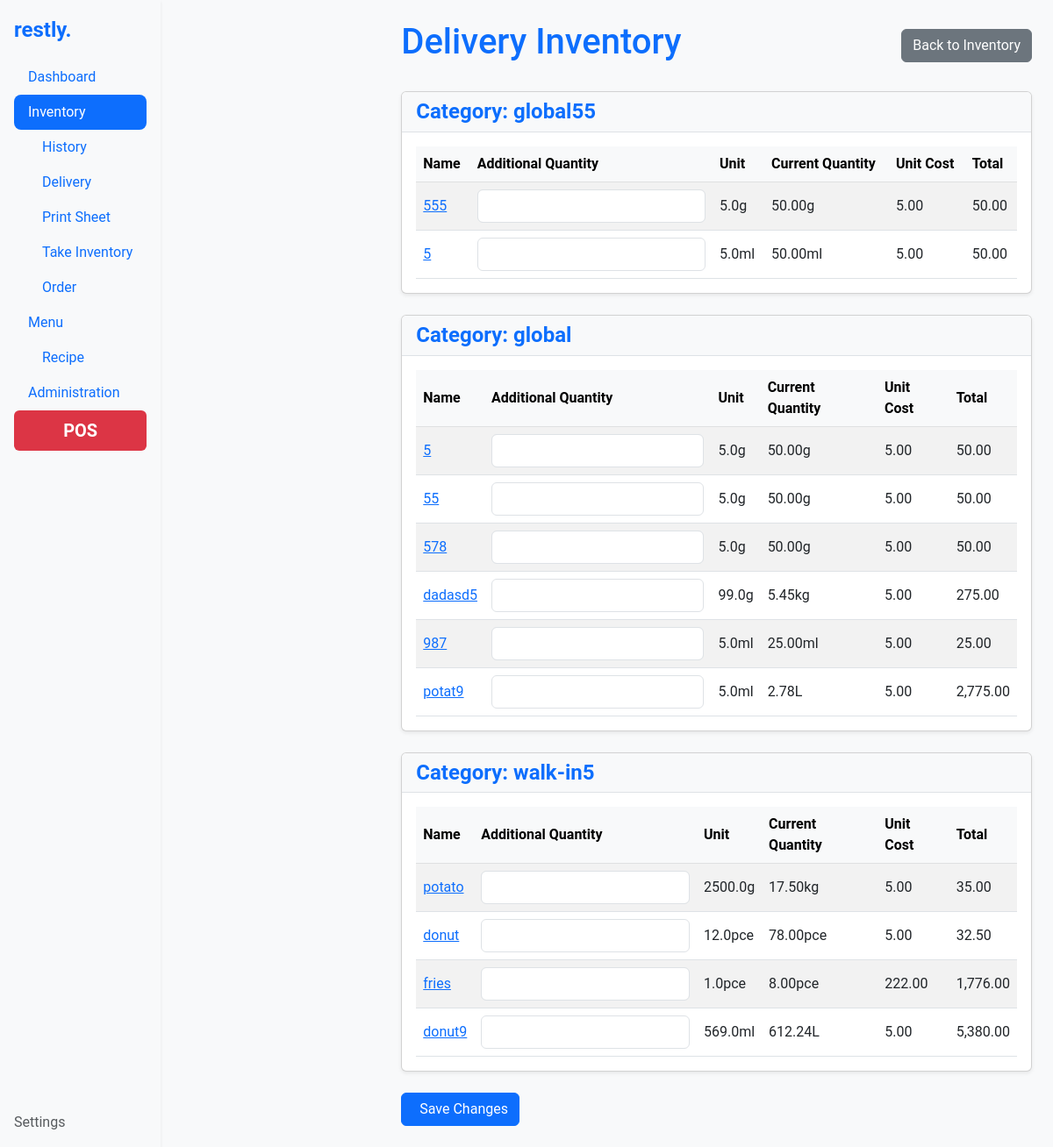
Before: /inventory/delivery/ with the older database file.
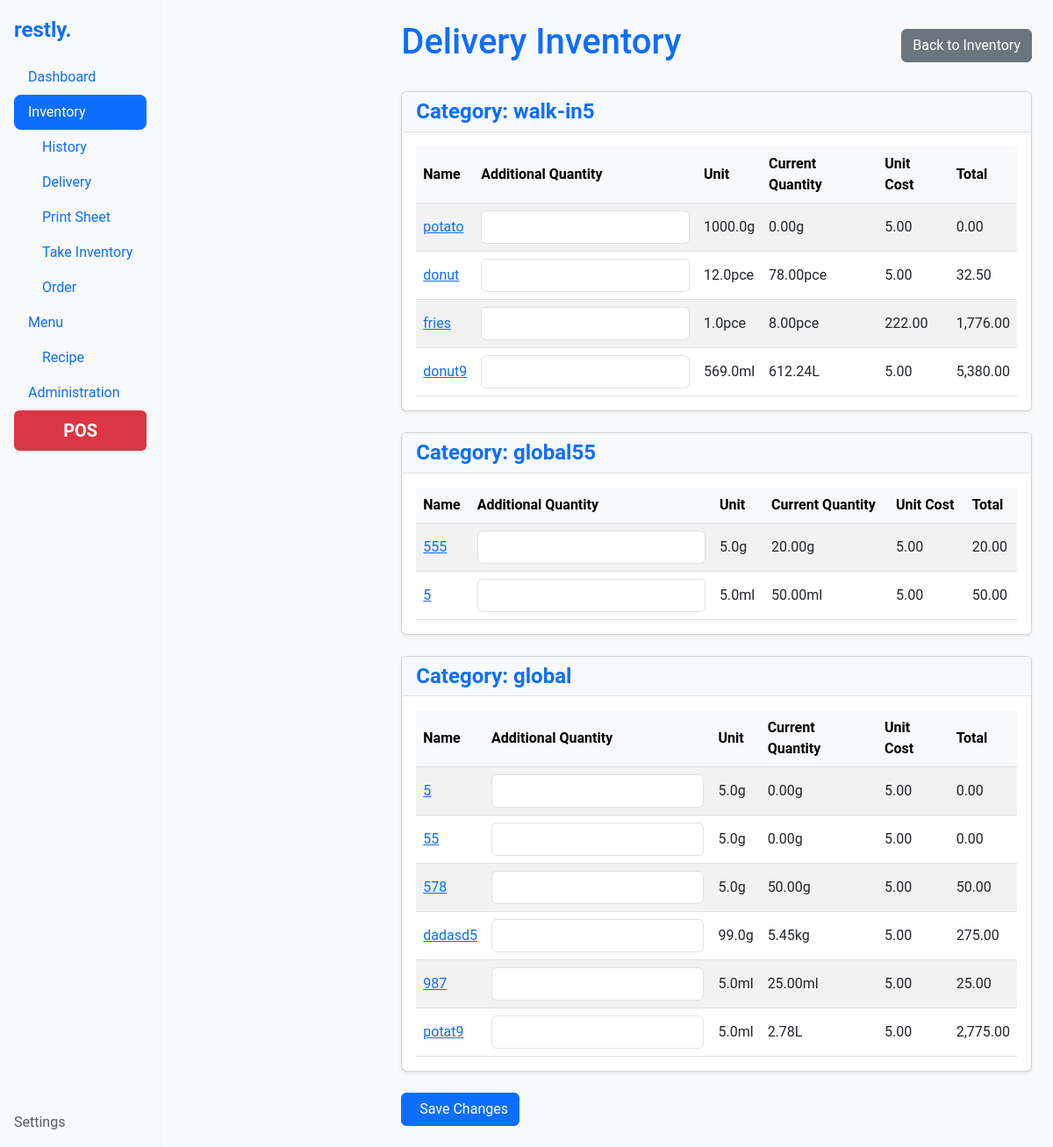
After: the same page with the newer database file.
### inventory/models.py (models this page shows, shortened)
class Category(models.Model):
    name = models.CharField(max_length=100, unique=True, default="global")
    slug = models.SlugField(max_length=100, unique=True, blank=True)
    order = models.PositiveIntegerField(default=1)
    class Meta:
        ordering = ['order']

class Ingredient(models.Model):
    UNIT_TYPES = [
        ('g', 'gram'),
        ('ml', 'milliliter'),
        ('pce', 'piece'),
        ('cm', 'centimeter'),
        ('oz', 'ounce'),
        ('fl_oz', 'fluid ounce'),
        ('in', 'inch'),
    ]
    name = models.CharField(max_length=255)
    slug = models.SlugField(max_length=255, unique=True, blank=True)
    quantity = models.FloatField()  # Quantity in stock
    threshold = models.FloatField(default=0)  # Minimum threshold for inventory
    category = models.ForeignKey('Category', on_delete=models.CASCADE)
    unit_type = models.CharField(max_length=10, choices=UNIT_TYPES)
    unit_multiplier = models.FloatField()  # Multiplier for unit type
    unit_cost = models.FloatField()  # Cost per unit
    estimated_usage = models.FloatField(null=True, blank=True)  # Optional, estimated usage per day
    total_cost = models.DecimalField(max_digits=12, decimal_places=2, editable=False)
    history = HistoricalRecords()
    order = models.PositiveIntegerField(default=1)
    change_source = models.CharField(max_length=50, blank=True, null=True)
    class Meta:
        ordering = ['order']
        unique_together = ('name', 'category')
    @property
    def converted_quantity(self):
        return self._convert_unit(self.quantity)
    def _convert_unit(self, value):
        metric_conversion_factors = {
            'g': Decimal('1000'),       # 1000 grams = 1 kg
            'ml': Decimal('1000'),      # 1000 milliliters = 1 liter
            'cm': Decimal('100'),       # 100 cm = 1 m
        }
        imperial_conversion_factors = {
            'oz': Decimal('16'),        # 16 ounces = 1 pound
            'fl_oz': Decimal('128'),    # 128 fluid ounces = 1 gallon
            'in': Decimal('12'),        # 12 inches = 1 foot
        }
        if self.unit_type in metric_conversion_factors:
            conversion_factor = metric_conversion_factors[self.unit_type]
            higher_unit = {'g': 'kg', 'ml': 'L', 'cm': 'm'}.get(self.unit_type, self.unit_type)
        elif self.unit_type in imperial_conversion_factors:
            conversion_factor = imperial_conversion_factors[self.unit_type]
            higher_unit = {'oz': 'lb', 'fl_oz': 'gal', 'in': 'ft'}.get(self.unit_type, self.unit_type)
        else:
            conversion_factor = Decimal('1')
            higher_unit = self.unit_type
        base_qty = Decimal(value) * Decimal(self.unit_multiplier)
        if base_qty < conversion_factor:
            return f"{base_qty.quantize(Decimal('.01'), rounding=ROUND_HALF_UP)}{self.unit_type}"
        converted_qty = base_qty / conversion_factor
        return f"{converted_qty.quantize(Decimal('.01'), rounding=ROUND_HALF_UP)}{higher_unit}"

### inventory/views.py (the view, shortened to what this page needs)
# urls.py: path('delivery/', views.delivery_inventory, name='delivery_inventory'),
def delivery_inventory(request):
    categories = Category.objects.prefetch_related('ingredient_set').all()
    InventoryForm = modelform_factory(
        Ingredient,
        fields=['quantity'],
        widgets={'quantity': forms.NumberInput(attrs={'step': '0.01', 'class': 'form-control'})},
        field_classes={'quantity': forms.FloatField},
    )
    ingredient_forms = {}
    for ingredient in Ingredient.objects.all():
        InventoryForm.base_fields['quantity'].required = False  # Ensure field is optional for GET requests
        ingredient_forms[ingredient.id] = InventoryForm(instance=None, prefix=f"ingredient-{ingredient.id}")
    context = {
        'categories': categories,
        'ingredient_forms': ingredient_forms,  # Pass the forms to the template
    }
    return render(request, 'inventory/delivery_inventory.html', context)

### inventory/templatetags/custom_filters.py (called while the page is built)
@register.filter
def get_form(forms_dict, ingredient_id):
    return forms_dict.get(ingredient_id)

### inventory/templates/inventory/delivery_inventory.html (shortened to what this page needs)
{% extends 'base.html' %}
{% load humanize %}
{% load custom_filters %}
{% block content %}
<div class="d-flex justify-content-between align-items-center mb-4">
    <h1 class="text-primary">Delivery Inventory</h1>
    <a href="{% url 'inventory' %}" class="btn btn-secondary">
         Back to Inventory
    </a>
</div>
<form method="post">
    {% for category in categories %}
    <div class="card mb-4 shadow-sm">
        <div class="card-header">
            <h2 class="mb-0 text-primary">Category: {{ category.name }}</h2>
        </div>
        <div class="card-body">
            <table class="table table-striped align-middle">
                <thead class="table-light">
                    <tr>
                        <th>Name</th>
                        <th>Additional Quantity</th>
                        <th>Unit</th>
                        <th>Current Quantity</th>
                        <th>Unit Cost</th>
                        <th>Total</th>
                    </tr>
                </thead>
                <tbody>
                    {% for ingredient in category.ingredient_set.all %}
                    <tr>
                        <td>
                            <a href="{% url 'ingredient_details' category.name ingredient.name %}">
                                {{ ingredient.name }}
                            </a>
                        </td>
                        <td>
                            {% with ingredient_forms|get_form:ingredient.id as form %}
                                {{ form.quantity }}
                            {% endwith %}
                        </td>
                        <td>{{ ingredient.unit_multiplier }}{{ ingredient.unit_type }}</td>
                        <td>{{ ingredient.converted_quantity }}</td>
                        <td>{{ settings.get_currency_type_display }}{{ ingredient.unit_cost|floatformat:2|intcomma }}</td>
                        <td>{{ settings.get_currency_type_display }}{{ ingredient.total_cost|floatformat:2|intcomma }}</td>
                    </tr>
                    {% endfor %}
                </tbody>
            </table>
        </div>
    </div>
    {% endfor %}
    <button type="submit" class="btn btn-primary">
         Save Changes
    </button>
</form>
{% endblock %}

Changed rows visible on the page:
changed Category "walk-in5": moves up the list
changed Ingredient "potato": unit_multiplier "2500.0" → "1000.0"; converted_quantity "17.50kg" → "0.00g"; total_cost "35.00" → "0.00"
changed Ingredient (number 5 of 12 on the later page): converted_quantity "50.00g" → "20.00g"; total_cost "50.00" → "20.00"
changed Ingredient (number 7 of 12 on the later page): converted_quantity "50.00g" → "0.00g"; total_cost "50.00" → "0.00"
changed Ingredient (number 8 of 12 on the later page): converted_quantity "50.00g" → "0.00g"; total_cost "50.00" → "0.00"
